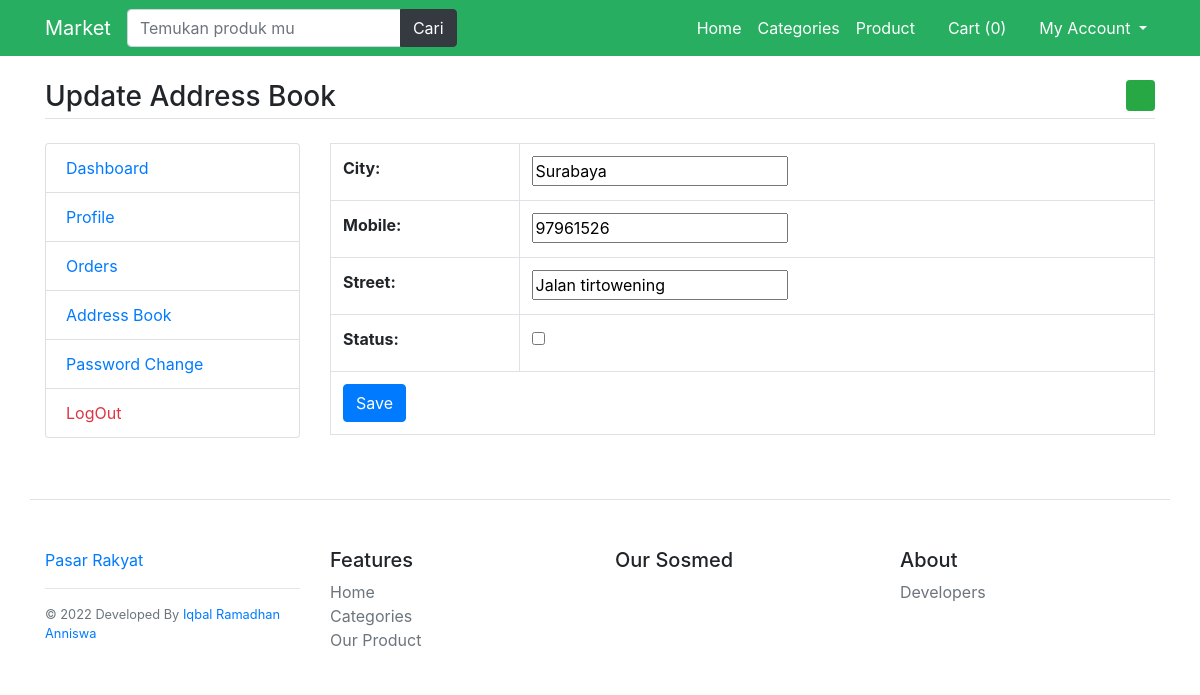
The page /update-address/8 on the database its author committed.
### main/models.py (models this page shows)
class UserAddressBook(models.Model):
    user=models.ForeignKey(User,on_delete=models.CASCADE)
    mobile=models.CharField(max_length=50,null=True)
    city=models.CharField(max_length=100)
    street=models.CharField(max_length=200)
    status=models.BooleanField(default=False)
    class Meta:
        verbose_name_plural='7.Address Book'

### main/views.py (the view, shortened to what this page needs)
# urls.py: path('update-address/<int:id>', views.update_address, name='update-address'),
def update_address(request,id):
    address=UserAddressBook.objects.get(pk=id)
    msg=None
    form=AddressBookForm(instance=address)
    return render(request,'user/update-address.html',{'form':form})

### main/forms.py
class AddressBookForm(forms.ModelForm):
    class Meta:
        model=UserAddressBook
        fields=('city','mobile','street','status')

### main/templates/user/update-address.html (shortened to what this page needs)
{% extends 'base.html' %}
{% load static %}
{% block content %}
<main class="container my-4">
    <h3 class="my-4 border-bottom pb-1">Update Address Book <a href="{% url 'add-address' %}"
            class="float-right btn btn-sm btn-success"><i class="fa fa-plus"></i></a></h3>
    <div class="row">
        <div class="col-md-3">
            {% include 'user/user-sidebar.html' %}
        </div>
        <div class="col-md-9">
            <table class="table table-bordered">
                <form method="post">
                    {{form.as_table}}
                    <tr>
                        <td colspan="2">
                            <input type="submit" value="Save" class="btn btn-primary" />
                        </td>
                    </tr>
                </form>
            </table>
        </div>
    </div>
</main>
{% endblock %}

### rows shown on the page
UserAddressBook: city "Surabaya", mobile "97961526", street "Jalan tirtowening"

### other values the page prints
{{ request.session.cartdata|length }} "0"
